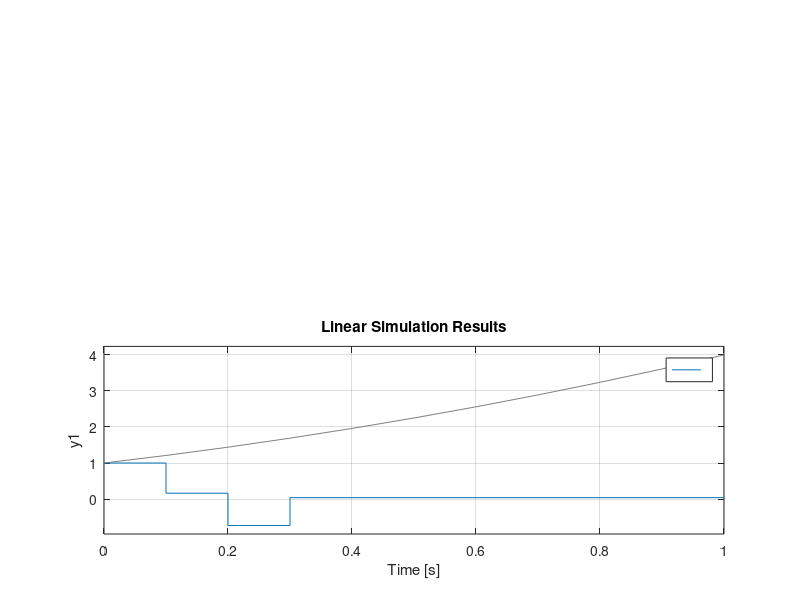

MATLAB code for this plot:
beta=[1 1.48];
alpha1=[1 -0.57];
alpha0=[1 -1];
alpha=conv(alpha1, alpha0);
T = 0.1;

W = tf(beta, alpha, T);
beta1=[1];
beta0=[1 1.48];
r=2; %порядок астатизма
k=sum(roots(alpha1) == 1) + sum(roots(alpha0) == 1) + sum(roots(beta1) == 1) + sum(roots(beta0) == 1); %кратность корня z=1

l=r-k;
o =((length(alpha0)-1) + l - 1 - (length(beta1)-1) + (length(alpha)-1));
nv = 3;
nm = 1;
nn = 1;
%их я ручками посчитала, потому что не поняла, как тут неравенства решать
% z^3 = (m1*z + m0)*(z+1.48) + (n1*z + n0)*(z-1)*(z-1) - решаем данное уравнение

A = [[1 0 0 0]; [-2 1 1 0]; [1 -2 1.48 1]; [0 1 0 1.48]];
B = [1 0 0 0];
X = inv(A) * transpose(B);  
n1 = X(1);
n0 = X(2);
m1 = X(3);
m0 = X(4);
M = [m1 m0];
N = [n1 n0];
R = tf(conv(alpha1, M), conv(conv(beta1, N), [1 -1]), T);

t = 0 : 0.1 : 1;
WW = feedback(series(R, W),[1], -1);

g = [1 2 1];
[n, d] = tfdata(feedback([1],series(R, W), -1));
n = n{1};
d = d{1};

c0 =(polyval(n, 1) / polyval(d, 1));

c1 = T * polyval(deconv( n, [1 -1]),1) /polyval(d, 1);

c2 = T * T * polyval(deconv(n, [1 -2 1]), 1) / polyval(d, 1);

%g'' = 2 и с0 и с1 равны 0 => ошибка равна 2*с2 

%извините, я не хочу выносить это в отдельную m-функцию, потому что не вижу в этом никакого смысла
disp(2*c2);

subplot(2,1, 1), step(WW, t);
subplot(2, 1, 2), lsim(feedback([1],series(R, W), -1), t.^2 + 2*t +1, t);

% e(inf) = 0.0391
